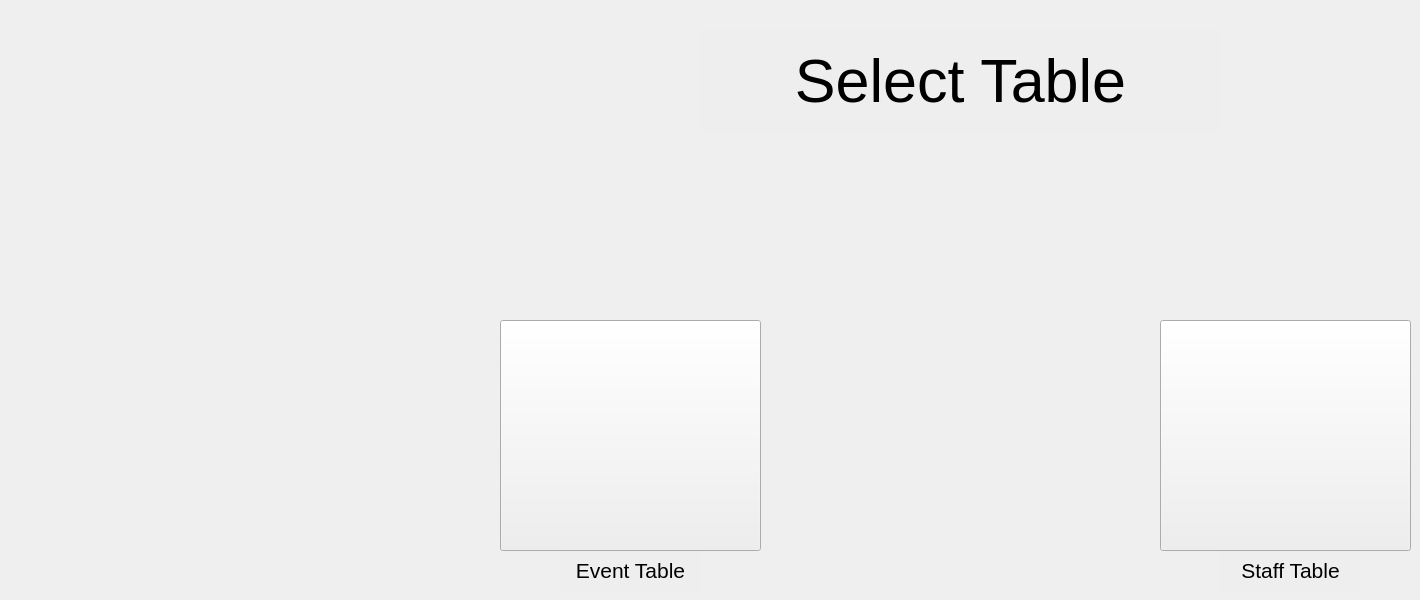
    <widget class="QWidget" name="afterloginforSTAFF">
     <widget class="QLabel" name="label_34">
      <property name="geometry">
       <rect>
        <x>700</x>
        <y>30</y>
        <width>521</width>
        <height>101</height>
       </rect>
      </property>
      <property name="font">
       <font>
        <pointsize>46</pointsize>
       </font>
      </property>
      <property name="styleSheet">
       <string notr="true">background-color: rgb(128, 128, 128, 0.01);</string>
      </property>
      <property name="text">
       <string>Select Table</string>
      </property>
      <property name="alignment">
       <set>Qt::AlignCenter</set>
      </property>
     </widget>
     <widget class="QPushButton" name="staff_login_eventbutton">
      <property name="geometry">
       <rect>
        <x>500</x>
        <y>320</y>
        <width>261</width>
        <height>231</height>
       </rect>
      </property>
      <property name="styleSheet">
       <string notr="true">border-image: url(:/concert.png);</string>
      </property>
      <property name="text">
       <string/>
      </property>
     </widget>
     <widget class="QPushButton" name="staff_login_staffbutton">
      <property name="geometry">
       <rect>
        <x>1160</x>
        <y>320</y>
        <width>251</width>
        <height>231</height>
       </rect>
      </property>
      <property name="styleSheet">
       <string notr="true">
border-image: url(:/staff.png);</string>
      </property>
      <property name="text">
       <string/>
      </property>
     </widget>
     <widget class="QLabel" name="label_7">
      <property name="geometry">
       <rect>
        <x>560</x>
        <y>550</y>
        <width>141</width>
        <height>41</height>
       </rect>
      </property>
      <property name="font">
       <font>
        <pointsize>16</pointsize>
       </font>
      </property>
      <property name="styleSheet">
       <string notr="true">background-color: rgb(128, 128, 128, 0.01);</string>
      </property>
      <property name="text">
       <string>Event Table</string>
      </property>
      <property name="alignment">
       <set>Qt::AlignCenter</set>
      </property>
     </widget>
     <widget class="QLabel" name="label_35">
      <property name="geometry">
       <rect>
        <x>1220</x>
        <y>550</y>
        <width>141</width>
        <height>41</height>
       </rect>
      </property>
      <property name="font">
       <font>
        <pointsize>16</pointsize>
       </font>
      </property>
      <property name="styleSheet">
       <string notr="true">background-color: rgb(128, 128, 128, 0.01);</string>
      </property>
      <property name="text">
       <string>Staff Table</string>
      </property>
      <property name="alignment">
       <set>Qt::AlignCenter</set>
      </property>
     </widget>
    </widget>
